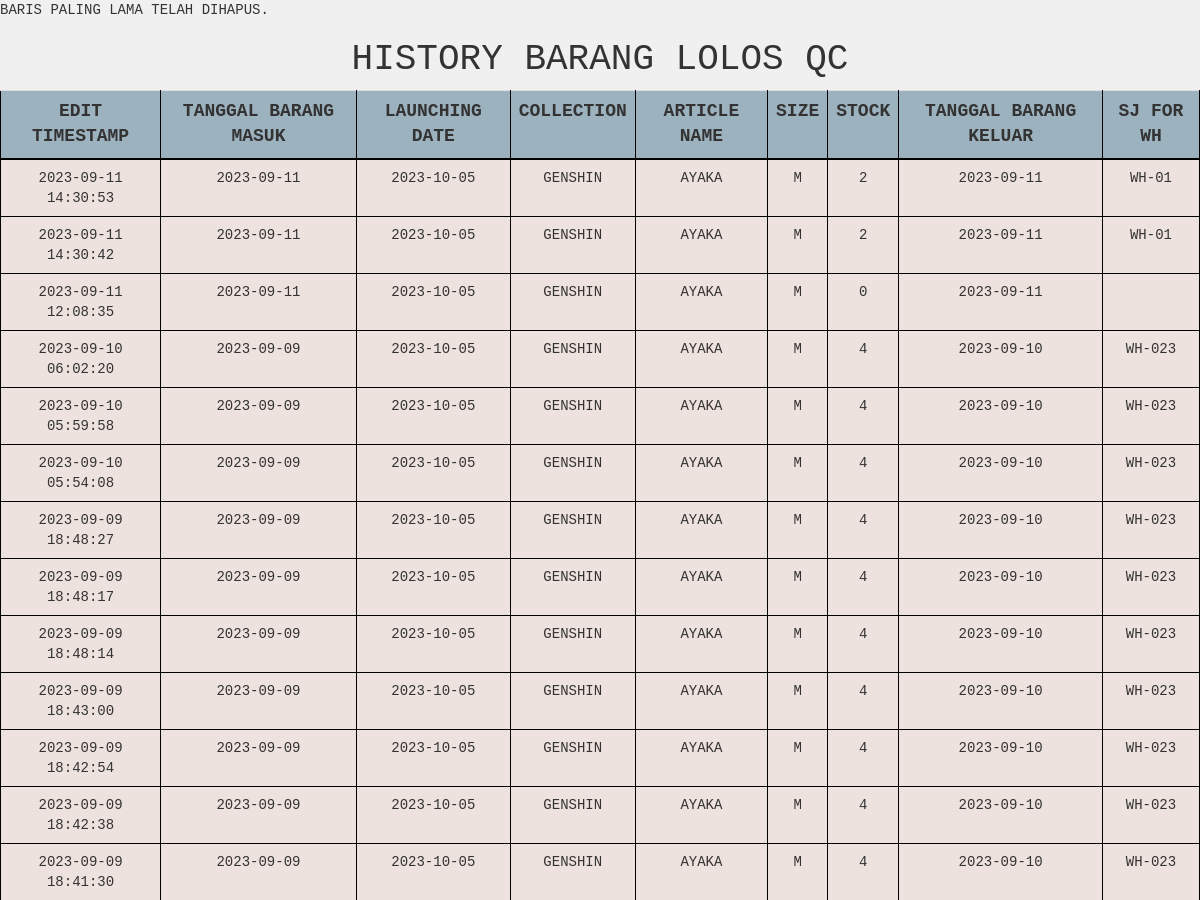
Page /qc/baranglolosqc/baranglolosqc_history.php (signed in, upper part) on the earlier database version.
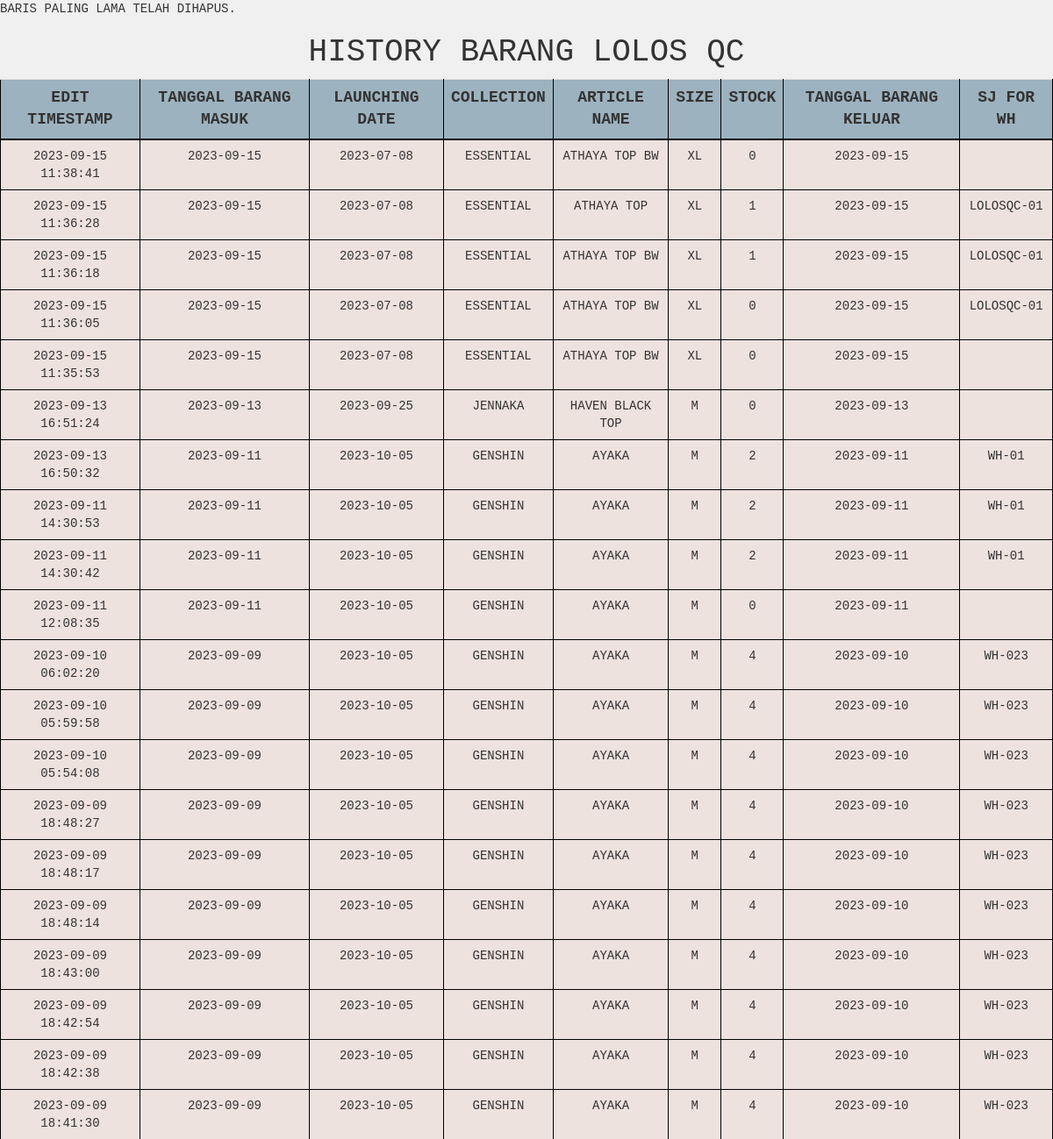
Same page on the later database version.
### tables this page shows
CREATE TABLE `barang_lolosqc_history` (
  `id` int(25) NOT NULL,
  `idbarang_lolosqc` int(25) NOT NULL,
  `tgl_brg_masuk` date NOT NULL,
  `launching_date` date NOT NULL,
  `collection` varchar(255) NOT NULL,
  `article_name` varchar(255) NOT NULL,
  `size` varchar(15) NOT NULL,
  `stock` int(255) NOT NULL,
  `tgl_brg_keluar` date NOT NULL,
  `sj_for_wh` varchar(255) NOT NULL,
  `idbarang_qc` int(25) NOT NULL,
  `edit_timestamp` timestamp NOT NULL DEFAULT current_timestamp()
);

### qc/baranglolosqc/baranglolosqc_history.php (the view, shortened to what this page needs)
<?php
$servername = "localhost";
$username = "root";
$password = "";
$dbname = "gudangjenna";
$conn = mysqli_connect($servername, $username, $password, $dbname);
$sql = "SELECT * FROM barang_lolosqc_history ORDER BY edit_timestamp DESC";
$result = mysqli_query($conn, $sql);
?>
<!DOCTYPE html>
<html>
<head>
    <link href="../../vendor/css/bootstrap/bootstrap.min.css" rel="stylesheet">
    <link href="../../vendor/css/bootstrap/bootstrap.css" rel="stylesheet">
    <link href="../../vendor/font-awesome/css/font-awesome.min.css" rel="stylesheet" type="text/css">
    <link href="../../css/tabel.css" rel="stylesheet">
</head>
<body>
    <h1 style="text-align: center;">History Barang Lolos QC</h1>
    <table class="table table-hover">
        <tr>
            <th>Edit Timestamp</th>
            <th scope="col">Tanggal Barang Masuk</th>
            <th scope="col">Launching Date</th>
            <th scope="col">Collection</th>
            <th scope="col">Article Name</th>
            <th scope="col">Size</th>
            <th scope="col">Stock</th>
            <th scope="col">Tanggal Barang Keluar</th>
            <th scope="col">SJ For WH</th>
        </tr>
        <?php
        while ($row = mysqli_fetch_assoc($result)) {
            echo "<tr>";
            echo "<td>" . $row['edit_timestamp'] . "</td>";
            echo "<td>" . $row['tgl_brg_masuk'] . "</td>";
            echo "<td>" . $row['launching_date'] . "</td>";
            echo "<td>" . $row['collection'] . "</td>";
            echo "<td>" . $row['article_name'] . "</td>";
            echo "<td>" . $row['size'] . "</td>";
            echo "<td>" . $row['stock'] . "</td>";
            echo "<td>" . $row['tgl_brg_keluar'] . "</td>";
            echo "<td>" . $row['sj_for_wh'] . "</td>";
            echo "</tr>";
        }
        ?>
    </table>
</body>
</html>

Differences in the rows shown:
added barang_lolosqc_history: edit_timestamp "2023-09-15 11:38:41", tgl_brg_masuk "2023-09-15", launching_date "2023-07-08", collection "ESSENTIAL", article_name "ATHAYA TOP BW", size "XL", stock "0", tgl_brg_keluar "2023-09-15"
added barang_lolosqc_history: edit_timestamp "2023-09-15 11:36:28", tgl_brg_masuk "2023-09-15", launching_date "2023-07-08", collection "ESSENTIAL", article_name "ATHAYA TOP", size "XL", stock "1", tgl_brg_keluar "2023-09-15", sj_for_wh "LOLOSQC-01"
added barang_lolosqc_history: edit_timestamp "2023-09-15 11:36:18", tgl_brg_masuk "2023-09-15", launching_date "2023-07-08", collection "ESSENTIAL", article_name "ATHAYA TOP BW", size "XL", stock "1", tgl_brg_keluar "2023-09-15", sj_for_wh "LOLOSQC-01"
added barang_lolosqc_history: edit_timestamp "2023-09-15 11:36:05", tgl_brg_masuk "2023-09-15", launching_date "2023-07-08", collection "ESSENTIAL", article_name "ATHAYA TOP BW", size "XL", stock "0", tgl_brg_keluar "2023-09-15", sj_for_wh "LOLOSQC-01"
added barang_lolosqc_history: edit_timestamp "2023-09-15 11:35:53", tgl_brg_masuk "2023-09-15", launching_date "2023-07-08", collection "ESSENTIAL", article_name "ATHAYA TOP BW", size "XL", stock "0", tgl_brg_keluar "2023-09-15"
added barang_lolosqc_history: edit_timestamp "2023-09-13 16:51:24", tgl_brg_masuk "2023-09-13", launching_date "2023-09-25", collection "JENNAKA", article_name "HAVEN BLACK TOP", size "M", stock "0", tgl_brg_keluar "2023-09-13"
added barang_lolosqc_history: edit_timestamp "2023-09-13 16:50:32", tgl_brg_masuk "2023-09-11", launching_date "2023-10-05", collection "GENSHIN", article_name "AYAKA", size "M", stock "2", tgl_brg_keluar "2023-09-11", sj_for_wh "WH-01"
